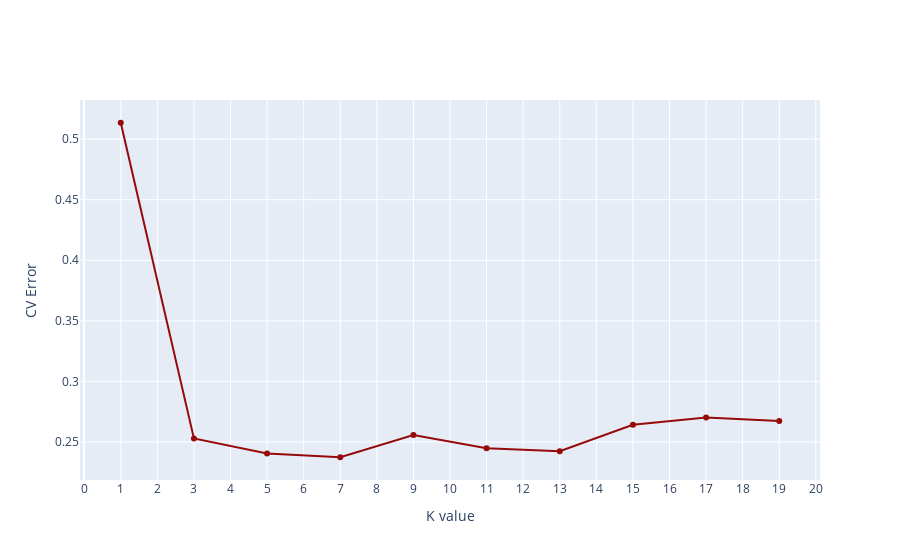

The cell this chart's notebook holds for it:
### Code cell
trace0 = go.Scatter(
    y = mse,
    x = neighbors,
    mode = 'lines+markers', 
    marker = dict(
        color = 'rgb(150, 10, 10)'
    )
)
layout = go.Layout(
    title = '', 
    xaxis = dict(
        title = 'K value', 
        tickmode = 'linear'
    ),
    yaxis = dict(
        title = 'CV Error',
    )
)
fig = go.Figure(data = [trace0], layout = layout)
iplot(fig, filename='basic-line')

### Figure 1 — Plotly figure (JSON) as saved in the notebook; plotly's stock layout.template omitted (floating-point values rounded to 4 significant figures)
{"data": [{"marker": {"color": "rgb(150, 10, 10)"}, "mode": "lines+markers", "type": "scatter", "x": [1, 3, 5, 7, 9, 11, 13, 15, 17, 19], "y": [0.5135, 0.2529, 0.2405, 0.2374, 0.2557, 0.2448, 0.2424, 0.2642, 0.2702, 0.2673]}], "layout": {"title": {"text": ""}, "xaxis": {"tickmode": "linear", "title": {"text": "K value"}}, "yaxis": {"title": {"text": "CV Error"}}}}
